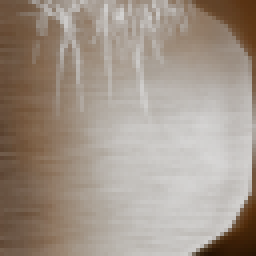
#> input picture assets/terrain-hd/expanded/original/1013.png, 64 x 64 px, given in place of 717.png, which was not available (shown 4 times larger)
$ python survey_effects_thirty_fifth.py
#> lines starting #> are read from the running program, lines starting #| are printed output that depends on the picture; pictures that were not available may be replaced by others from this repository, and a replacement may not be noted
from pathlib import Path
from PIL import Image,ImageDraw
B=Path(__file__).resolve().parent;IDS=[717,901,2373,2374,2375,2523,2627,4782,4783,4805,5699,5935]
out=B/'private-effects-thirty-fifth/survey';out.mkdir(parents=True,exist_ok=True)
for start in range(0,len(IDS),6):
 c=Image.new('RGB',(3*270,2*290),(30,30,30));d=ImageDraw.Draw(c)
#> after `c = Image.new('RGB', (3 * 270, 2 * 290), (30, 30, 30))`: c: PIL image 810x580 RGB; every value is 30
 for k,i in enumerate(IDS[start:start+6]):
  o=Image.open(B/f'original/{i}.png').convert('RGBA');im=o.convert('RGB').resize((256,256),Image.Resampling.NEAREST);im.save(out/f'{i}-whole-source-rgb-nearest.png');x=(k%3)*270;y=(k//3)*290;c.paste(im,(x,y+24));d.text((x,y),f'{i} {o.size} A{o.getchannel("A").getextrema()}',fill='white')
#> further down, o is the input picture: PIL image 64x64 RGBA; mean R, G, B, A 65.9, 44.8, 24.6, 129.1
#> after `im = o.convert('RGB').resize((256, 256), Image.Resampling.NEAREST)`:
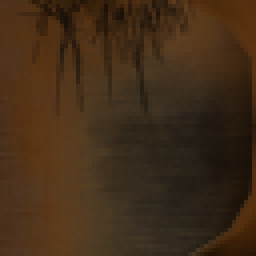
#> im: PIL image 256x256 RGB; mean R, G, B 65.9, 44.8, 24.6
#> after `c.paste(im, (x, y + 24))`:
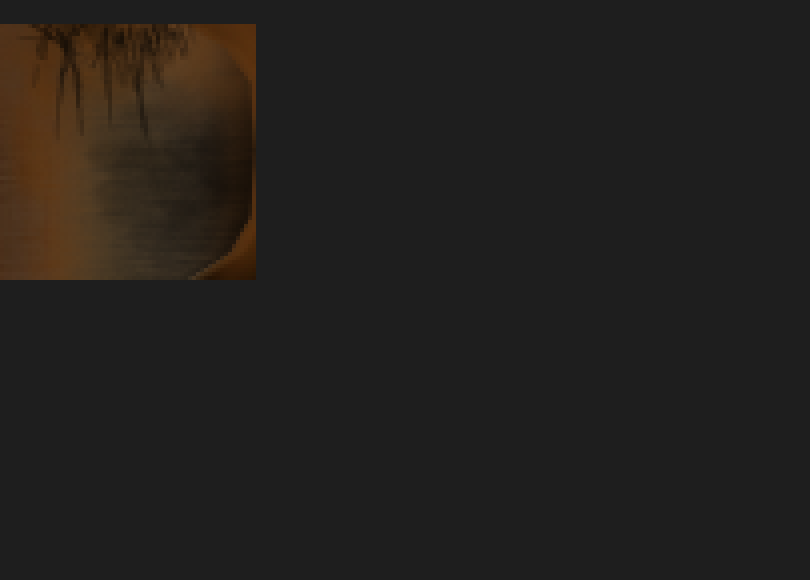
#> c: PIL image 810x580 RGB; mean R, G, B 35, 32.1, 29.2
#> (the run stopped early here; a loop or call above may not have finished)

$ run again, on assets/terrain-hd/expanded/original/1509.png
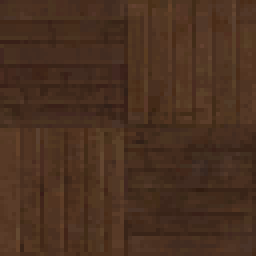
#> input picture assets/terrain-hd/expanded/original/1509.png, 64 x 64 px, given in place of 717.png, which was not available (shown 4 times larger)
#> o is the input picture: PIL image 64x64 RGBA; mean R, G, B, A 73.8, 48.4, 32.4, 255
#> `c.paste(im, (x, y + 24))`:
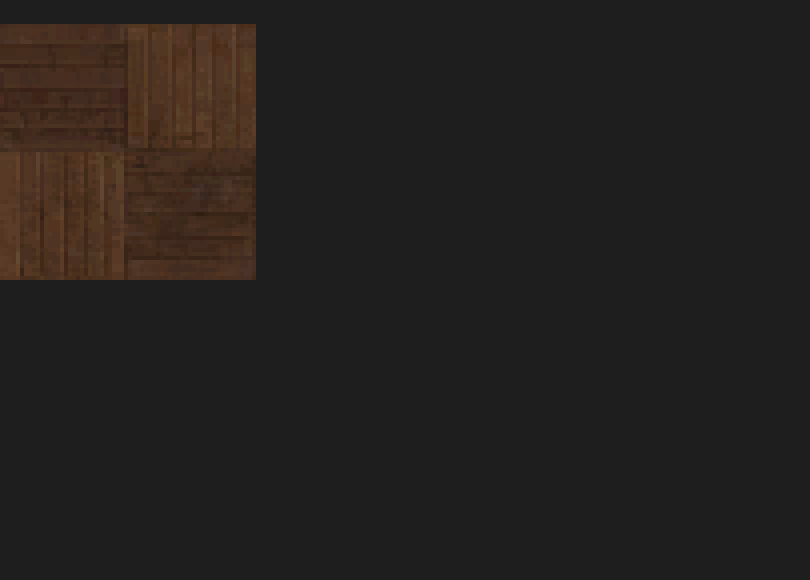
#> c: PIL image 810x580 RGB; mean R, G, B 36.1, 32.6, 30.3

$ run again, on assets/terrain-hd/expanded/original/1512.png
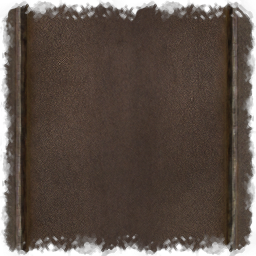
#> input picture assets/terrain-hd/expanded/original/1512.png, 256 x 256 px, given in place of 717.png, which was not available
#> o is the input picture: PIL image 256x256 RGBA; mean R, G, B, A 64.5, 51.8, 43.9, 224.3
#> `im = o.convert('RGB').resize((256, 256), Image.Resampling.NEAREST)`:
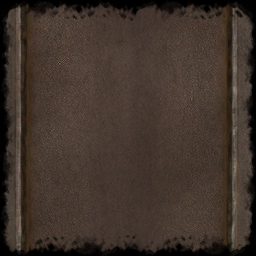
#> im: PIL image 256x256 RGB; mean R, G, B 64.5, 51.8, 43.9
#> `c.paste(im, (x, y + 24))`:
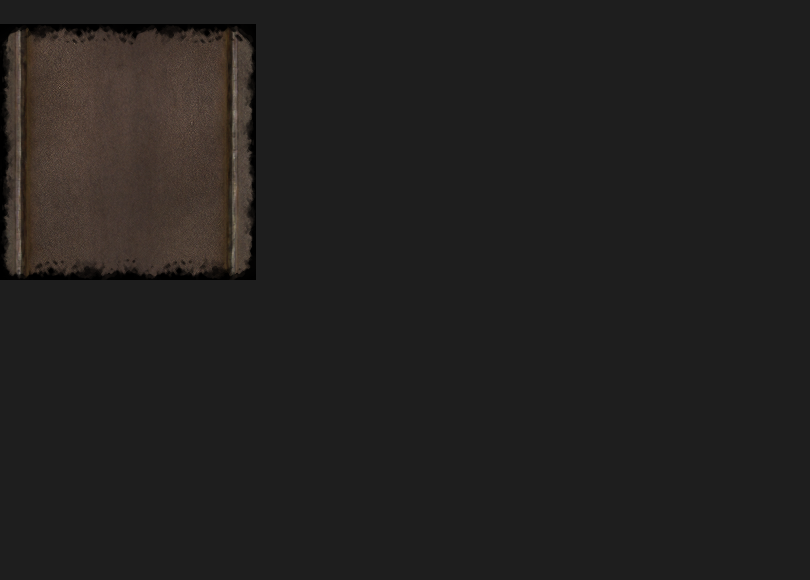
#> c: PIL image 810x580 RGB; mean R, G, B 34.8, 33, 31.9
